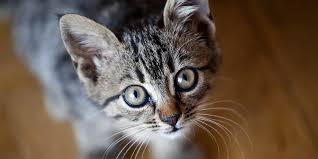
#> input picture Kurs_9/12_OpenCV_Image_Transformation/cat.jpeg, 318 x 159 px
$ python bewegungsunschearfe.py --image ../12_OpenCV_Image_Transformation/cat.jpeg
#> lines starting #> are read from the running program, lines starting #| are printed output that depends on the picture
import numpy as np
import argparse
import cv2
import vg
import sys
from matplotlib import pyplot as plt
from tkinter import *

ap = argparse.ArgumentParser()
ap.add_argument("-i", "--image", required = True, help = "Enter Path to the Image")
args = vars(ap.parse_args())
# Bild hochladen
image = cv2.imread(args["image"])
#> image is the input picture: shape (159, 318, 3); mean B, G, R 75.4, 88.7, 105
#Zeigt ein normales Image
cv2.imshow("RGB Colour space", image)
Bildname = args['image'][:-4]
#burred = np.stack([])

# Average blurring

blurred = np.hstack([
	cv2.blur(image, (3,3)),
	cv2.blur(image, (5,5)),
	cv2.blur(image, (7,7))])
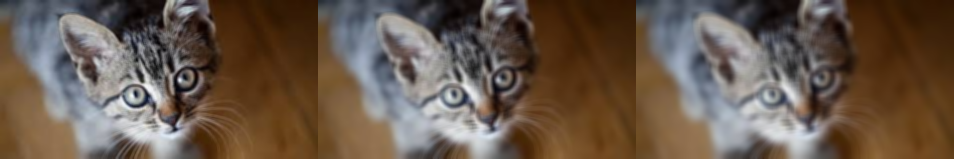
#> blurred: shape (159, 954, 3); mean B, G, R 75.4, 88.7, 105

cv2.imwrite(Bildname + "Average blur.jpg", blurred)

cv2.imshow("Average blurr", blurred)
cv2.waitKey(0)

# Gaussian blurring

blurred = np.hstack([
	cv2.GaussianBlur(image, (3,3),0),
	cv2.GaussianBlur(image, (5,5),0),
	cv2.GaussianBlur(image, (7,7),0)])

cv2.imwrite(Bildname+ "Gaussian blurringr.jpg", blurred)

cv2.imshow("Gaussian blurr", blurred)
cv2.waitKey(0)


# Median blurring
blurred = np.hstack([
	cv2.medianBlur(image, 3),
	cv2.medianBlur(image, 5),
	cv2.medianBlur(image, 7)])

cv2.imwrite(Bildname+ "Median blurring.jpg", blurred)

cv2.imshow("Median blurring", blurred)
cv2.waitKey(0)

#Bilateral blurring
blurred = np.hstack([
	cv2.bilateralFilter(image, 3,2,2),
	cv2.bilateralFilter(image, 5,31,310),
	cv2.bilateralFilter(image, 7,41,410)])
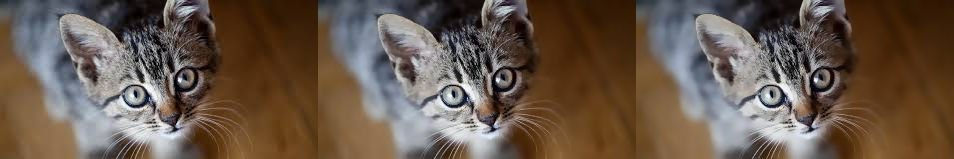
#> blurred: shape (159, 954, 3); mean B, G, R 75.3, 88.7, 105

cv2.imwrite(Bildname+ "Bilateral blurring.jpg", blurred)

cv2.imshow("Bilateral blurring", blurred)
cv2.waitKey(0)

#
